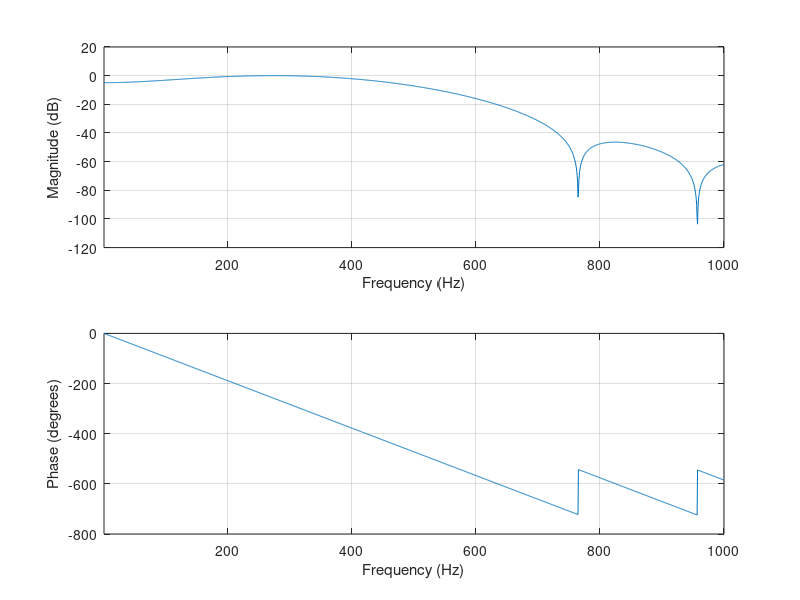
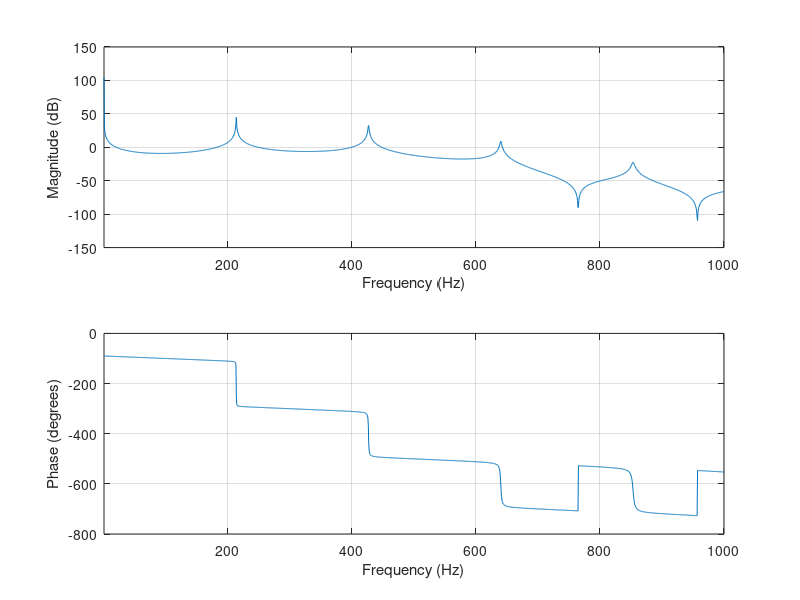
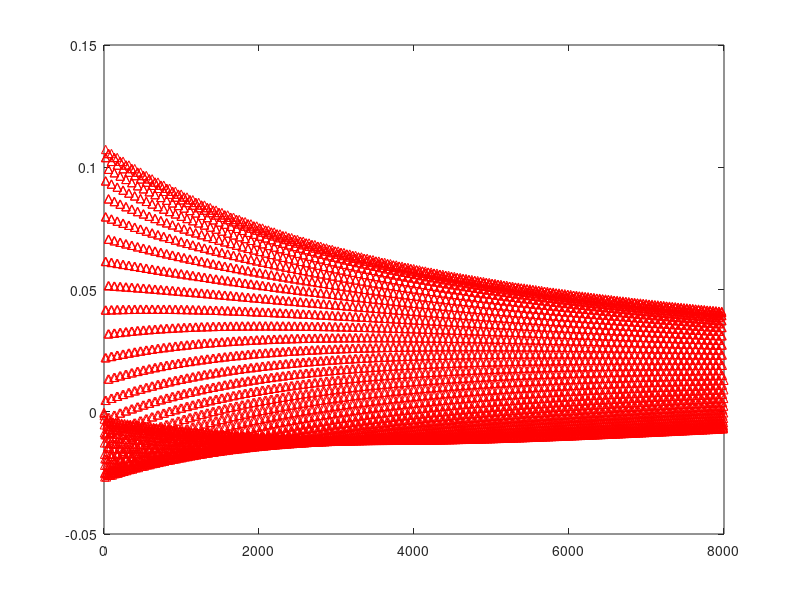

These figures' MATLAB source, in order: (Note: this script raises an error after producing the figures.)
clear ; clc;

fs  = 8000;
ts = 1/fs;
maxFreq = 1e3;
samples = 1500;
Tone = 220
F = linspace(ts,maxFreq,samples);
x = zeros(fs * 4, 1);
delay = round((fs)/(Tone))
% b  = firls(900, [0 1/delay 2/delay 1], [0 0 1 1 ]);
b  = fir1(42, [1/delay 4/delay]);
figure(8)
freqz(b, 1, F, fs)

a = [1 zeros(1, floor(delay)) -0.5 -0.5];
figure(9)
freqz(b, a, F, fs)
figure(11)
impz(b, a, fs)
[H,W] = freqz(b, a, F, fs);

KarplusExPlot = figure(10);
KarplusExPlot.Name = 'Karplus Strong Example plot'
plot(W, 20 * log10(abs(H)));
title('Harmonics of an open A string');
xlabel('Frequency (Hz)');
ylabel('Magnitude (dB)');



zi = rand(max(length(b), length(a)) - 1, 1);
note = filter(b, a, x, zi);

note = note - mean(note);
note = note / max(abs(note));
figure(102)
plot(note)
xlim([0 1e3])
hplayer = audioplayer(note, fs); play(hplayer)
